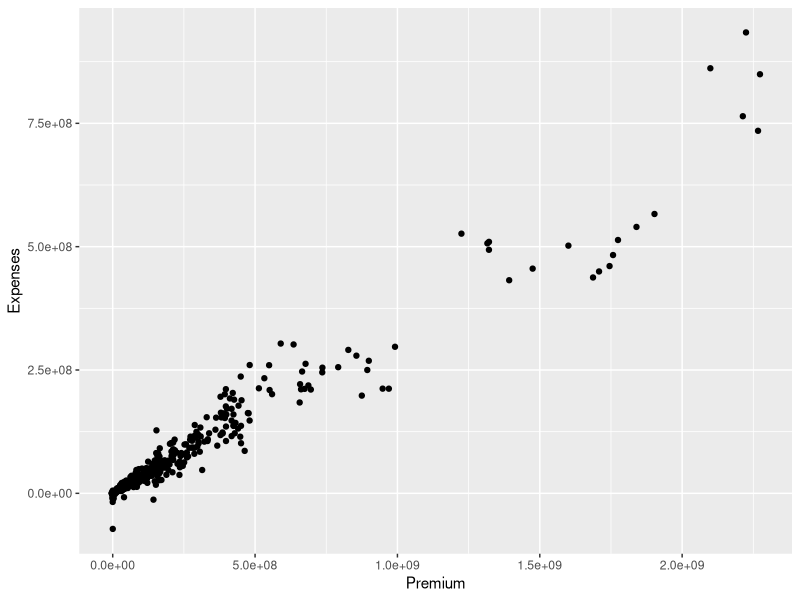

R code for this plot: (Note: this script raises an error after producing the figure.)
## ---- chunk 1
#install.packages('ggplot2')
library(ggplot2)
## ---- chunk 2
dt_KPI <- read.csv("./Data/lesson2_KPI.csv")
## ---- chunk 3
ggplot(data = dt_KPI, aes(x = Premium, y = Expenses)) +
  geom_point()

dt_KPI %>% 
  ggplot(aes(x = Premium, y = Expenses)) +
  geom_point()

dt_KPI %>% 
  ggplot(aes(x = Region, y = Premium)) +
  geom_col()

## ---- chunk 4
ggplot(data = dt_KPI) +
  geom_point(mapping = aes(x = Premium, y = Expenses, colour = Region))
## ---- chunk 5
ggplot(data = dt_KPI) +
  geom_point(mapping = aes(x = Premium, y = Expenses, colour = Region)) +
  geom_smooth(mapping = aes(x = Premium, y = Expenses)) +
  geom_smooth(mapping = aes(x = Premium, y = Expenses, color = Region))
## ---- chunk 6
ggplot(data = dt_KPI, mapping = aes(x = Premium, y = Expenses, colour = Region)) +
  geom_point() +
  geom_smooth()
